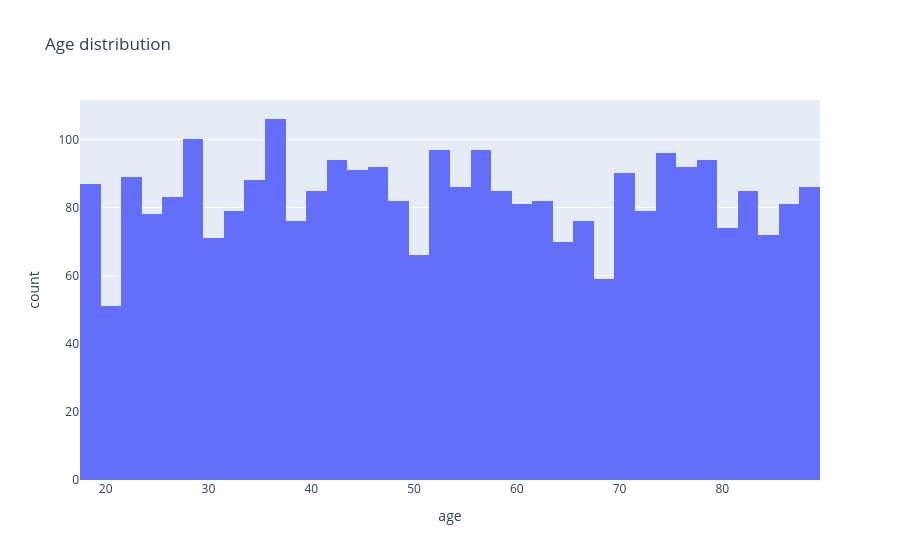

Here is the notebook cell this chart was saved with:
### Code cell
# age distribution
fig = px.histogram(df_human, x='age', title='Age distribution')
fig.show()

### Figure 1 — Plotly figure (JSON) as saved in the notebook; plotly's stock layout.template omitted (floating-point values rounded to 4 significant figures; data arrays with more than 128 entries replaced by an {"elided": "..."} marker saying what was removed)
{"data": [{"bingroup": "x", "hovertemplate": "age=%{x}<br>count=%{y}<extra></extra>", "legendgroup": "", "marker": {"color": "#636efa", "pattern": {"shape": ""}}, "name": "", "orientation": "v", "showlegend": false, "type": "histogram", "x": {"elided": "3000 int values"}, "xaxis": "x", "yaxis": "y"}], "layout": {"barmode": "relative", "legend": {"tracegroupgap": 0}, "title": {"text": "Age distribution"}, "xaxis": {"anchor": "y", "domain": [0, 1], "title": {"text": "age"}}, "yaxis": {"anchor": "x", "domain": [0, 1], "title": {"text": "count"}}}}
